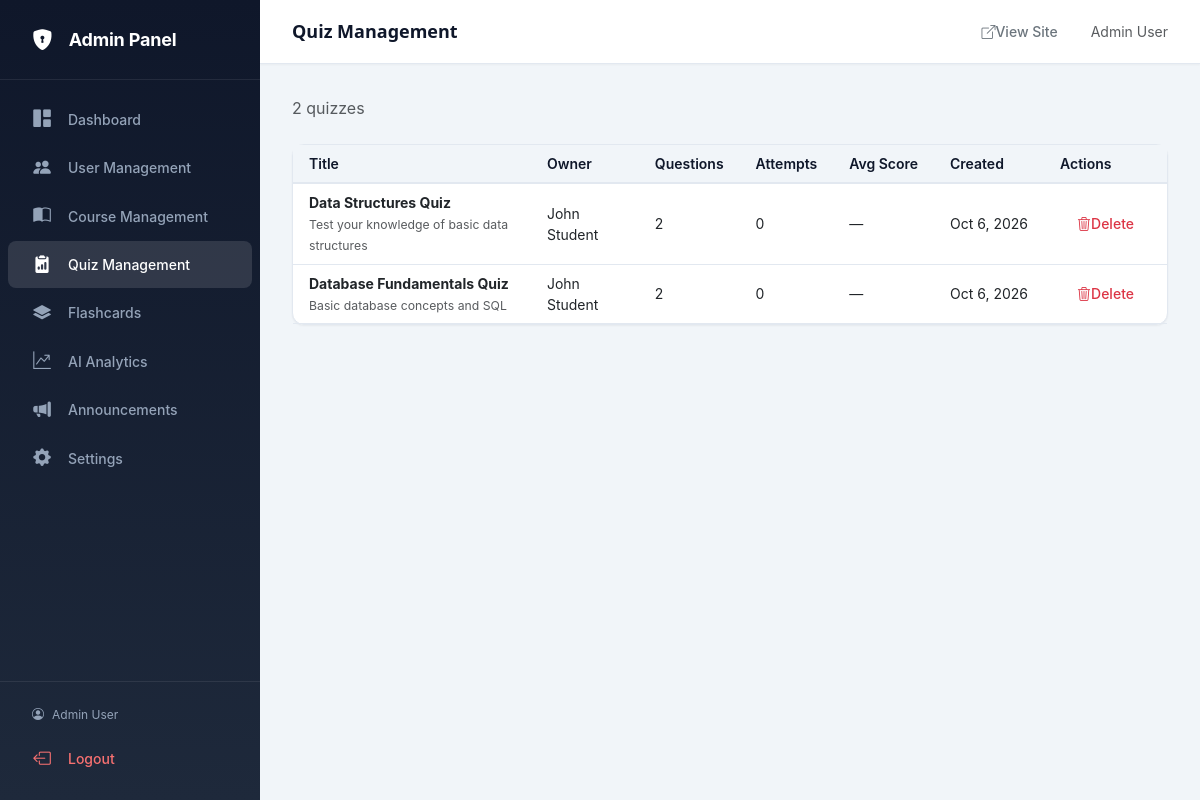
The app's page /admin/quizzes.php (signed in) with its own data.
### tables this page shows
CREATE TABLE IF NOT EXISTS quizzes (
    id INT AUTO_INCREMENT PRIMARY KEY,
    title VARCHAR(255) NOT NULL,
    description TEXT,
    course_id INT,
    user_id INT NOT NULL,
    created_at TIMESTAMP DEFAULT CURRENT_TIMESTAMP,
    updated_at TIMESTAMP DEFAULT CURRENT_TIMESTAMP ON UPDATE CURRENT_TIMESTAMP,
    FOREIGN KEY (course_id) REFERENCES courses(id) ON DELETE SET NULL,
    FOREIGN KEY (user_id) REFERENCES users(id) ON DELETE CASCADE,
    INDEX idx_user_id (user_id),
    INDEX idx_course_id (course_id)
);

CREATE TABLE IF NOT EXISTS users (
    id INT AUTO_INCREMENT PRIMARY KEY,
    name VARCHAR(255) NOT NULL,
    email VARCHAR(255) NOT NULL UNIQUE,
    password VARCHAR(255) NOT NULL,
    role ENUM('user', 'admin') DEFAULT 'user',
    status ENUM('active', 'suspended') NOT NULL DEFAULT 'active',
    avatar VARCHAR(255) DEFAULT NULL,
    department VARCHAR(100) DEFAULT NULL,
    created_at TIMESTAMP DEFAULT CURRENT_TIMESTAMP,
    updated_at TIMESTAMP DEFAULT CURRENT_TIMESTAMP ON UPDATE CURRENT_TIMESTAMP,
    last_login TIMESTAMP NULL,
    INDEX idx_email (email),
    INDEX idx_role (role)
);

### admin/quizzes.php (the view, shortened to what this page needs)
<?php
$db = get_db_connection();
$page = max(1, intval($_GET['page'] ?? 1));
$per_page = 20;
$offset = ($page - 1) * $per_page;
$total = (int)$db->query("SELECT COUNT(*) FROM quizzes")->fetchColumn();
$quizzes = $db->prepare("SELECT q.*, u.name as owner_name, (SELECT COUNT(*) FROM quiz_questions qq WHERE qq.quiz_id=q.id) as q_count, (SELECT COUNT(*) FROM quiz_results qr WHERE qr.quiz_id=q.id) as attempt_count, (SELECT ROUND(AVG(qr.percentage),1) FROM quiz_results qr WHERE qr.quiz_id=q.id) as avg_score FROM quizzes q LEFT JOIN users u ON q.user_id=u.id ORDER BY q.created_at DESC LIMIT ? OFFSET ?");
$quizzes->execute([$per_page, $offset]);
$quizzes = $quizzes->fetchAll();
require_once __DIR__ . '/../views/admin/partials/header.php';
?>
<div class="d-flex flex-wrap align-items-center justify-content-between gap-2 mb-4">
    <span class="text-muted"><?php echo $total; ?> quizzes</span>
</div>
<div class="card"><div class="card-body p-0">
<div class="table-responsive">
<table class="admin-table mb-0">
<thead><tr><th>Title</th><th>Owner</th><th>Questions</th><th>Attempts</th><th>Avg Score</th><th>Created</th><th>Actions</th></tr></thead>
<tbody>
<?php foreach ($quizzes as $q): ?>
<tr>
    <td><strong><?php echo htmlspecialchars($q['title']); ?></strong><br><small class="text-muted"><?php echo htmlspecialchars(mb_substr($q['description'] ?? '',0,50)); ?></small></td>
    <td><?php echo htmlspecialchars($q['owner_name'] ?? '—'); ?></td>
    <td><?php echo (int)$q['q_count']; ?></td>
    <td><?php echo (int)$q['attempt_count']; ?></td>
    <td><?php echo $q['avg_score'] !== null ? number_format($q['avg_score'],1).'%' : '—'; ?></td>
    <td class="text-nowrap"><?php echo date('M j, Y', strtotime($q['created_at'])); ?></td>
    <td class="text-nowrap">
        <form method="post" class="d-inline" onsubmit="return confirm('Delete this quiz and all its questions/results?')"><button class="btn btn-sm btn-outline-danger"><i class="bi bi-trash3"></i> Delete</button></form>
    </td>
</tr>
<?php endforeach; ?>
</tbody></table>
</div></div></div>
<?php require_once __DIR__ . '/../views/admin/partials/footer.php'; ?>

### assets/css/style.css (style rules this page uses)
:root { --color-primary-dark: #0F172A; --color-primary: #1E293B; --color-primary-light: #334155; --color-accent: #2563EB; --color-accent-light: #4F46E5; --color-accent-secondary: #3B82F6; --color-ai-tutor: #2563EB; --color-ai-tutor-bg: #EFF6FF; --color-summarizer: #8B5CF6; --color-summarizer-bg: #F5F3FF; --color-flashcards: #F59E0B; --color-flashcards-bg: #FFFBEB; --color-quiz: #10B981; --color-quiz-bg: #ECFDF5; --color-journal: #EF4444; --color-journal-bg: #FEF2F2; --color-progress: #6366F1; --color-progress-bg: #EEF2FF; --color-white: #ffffff; --color-gray-50: #F8FAFC; --color-gray-100: #F1F5F9; --color-gray-200: #E2E8F0; --color-gray-300: #CBD5E1; --color-gray-400: #94A3B8; --color-gray-500: #64748B; --color-gray-600: #475569; --color-gray-700: #334155; --color-gray-800: #1E293B; --color-gray-900: #0F172A; --color-success: #10B981; --color-warning: #F59E0B; --color-error: #EF4444; --color-info: #3B82F6; --font-family-base: -apple-system, BlinkMacSystemFont, 'Segoe UI', Roboto, 'Helvetica Neue', Arial, sans-serif; --font-family-heading: 'Segoe UI', Roboto, 'Helvetica Neue', Arial, sans-serif; --font-size-xs: 0.75rem; --font-size-sm: 0.875rem; --font-size-base: 1rem; --font-size-lg: 1.125rem; --font-size-xl: 1.25rem; --font-size-2xl: 1.5rem; --font-size-3xl: 1.875rem; --font-size-4xl: 2.25rem; --font-size-5xl: 3rem; --font-weight-light: 300; --font-weight-normal: 400; --font-weight-medium: 500; --font-weight-semibold: 600; --font-weight-bold: 700; --line-height-tight: 1.25; --line-height-normal: 1.5; --line-height-relaxed: 1.75; --spacing-xs: 0.25rem; --spacing-sm: 0.5rem; --spacing-md: 1rem; --spacing-lg: 1.5rem; --spacing-xl: 2rem; --spacing-2xl: 3rem; --spacing-3xl: 4rem; --border-radius-sm: 0.25rem; --border-radius-md: 0.5rem; --border-radius-lg: 0.75rem; --border-radius-xl: 1rem; --border-radius-full: 9999px; --shadow-sm: 0 1px 2px 0 rgba(0, 0, 0, 0.05); --shadow-md: 0 4px 6px -1px rgba(0, 0, 0, 0.1), 0 2px 4px -1px rgba(0, 0, 0, 0.06); --shadow-lg: 0 10px 15px -3px rgba(0, 0, 0, 0.1), 0 4px 6px -2px rgba(0, 0, 0, 0.05); --shadow-xl: 0 20px 25px -5px rgba(0, 0, 0, 0.1), 0 10px 10px -5px rgba(0, 0, 0, 0.04); --transition-fast: 150ms ease-in-out; --transition-base: 300ms ease-in-out; --transition-slow: 500ms ease-in-out; }
* { margin: 0; padding: 0; box-sizing: border-box; }
html { font-size: 16px; scroll-behavior: smooth; }
body { font-family: var(--font-family-base); font-size: var(--font-size-base); line-height: var(--line-height-normal); color: var(--color-gray-800); background-color: var(--color-gray-50); -webkit-font-smoothing: antialiased; -moz-osx-font-smoothing: grayscale; }
.btn { display: inline-flex; align-items: center; justify-content: center; padding: var(--spacing-sm) var(--spacing-lg); font-family: var(--font-family-base); font-size: var(--font-size-base); font-weight: var(--font-weight-medium); line-height: var(--line-height-normal); text-align: center; text-decoration: none; border: 1px solid transparent; border-radius: var(--border-radius-md); cursor: pointer; transition: all var(--transition-base); white-space: nowrap; }
.btn-sm { padding: var(--spacing-xs) var(--spacing-md); font-size: var(--font-size-sm); }
.card { background-color: var(--color-white); border: 1px solid var(--color-gray-200); border-radius: var(--border-radius-lg); box-shadow: var(--shadow-sm); transition: box-shadow var(--transition-base); }
.card-body { padding: var(--spacing-xl); }
.mb-4 { margin-bottom: var(--spacing-xl); }
.d-flex { display: flex; }
.align-items-center { align-items: center; }
.justify-content-between { justify-content: space-between; }
.gap-2 { gap: var(--spacing-md); }
.admin-body { background-color: #f1f5f9; min-height: 100vh; overflow-x: hidden; }
.admin-sidebar-link i { font-size: 1.1rem; width: 20px; text-align: center; flex-shrink: 0; }
.admin-table { width: 100%; font-size: var(--font-size-sm); }
.admin-table thead th { background-color: var(--color-gray-100); font-weight: 600; color: var(--color-primary-dark); border-bottom: 2px solid var(--color-gray-200); padding: var(--spacing-sm) var(--spacing-md); white-space: nowrap; }
.admin-table tbody td { padding: var(--spacing-sm) var(--spacing-md); vertical-align: middle; border-bottom: 1px solid var(--color-gray-200); }

### records on screen
quizzes: title "Data Structures Quiz", description "Test your knowledge of basic data structures", user.name "John Student", q_count "2", attempt_count "0", created_at "Oct 6, 2026"
quizzes: title "Database Fundamentals Quiz", description "Basic database concepts and SQL", user.name "John Student", q_count "2", attempt_count "0", created_at "Oct 6, 2026"

### other values on screen
$item['label'] "Dashboard"
$item['label'] "User Management"
$item['label'] "Course Management"
$item['label'] "Quiz Management"
$item['label'] "Flashcards"
$item['label'] "AI Analytics"
$item['label'] "Announcements"
$item['label'] "Settings"
$admin_name "Admin User"
$page_title "Quiz Management"
$total "2"
